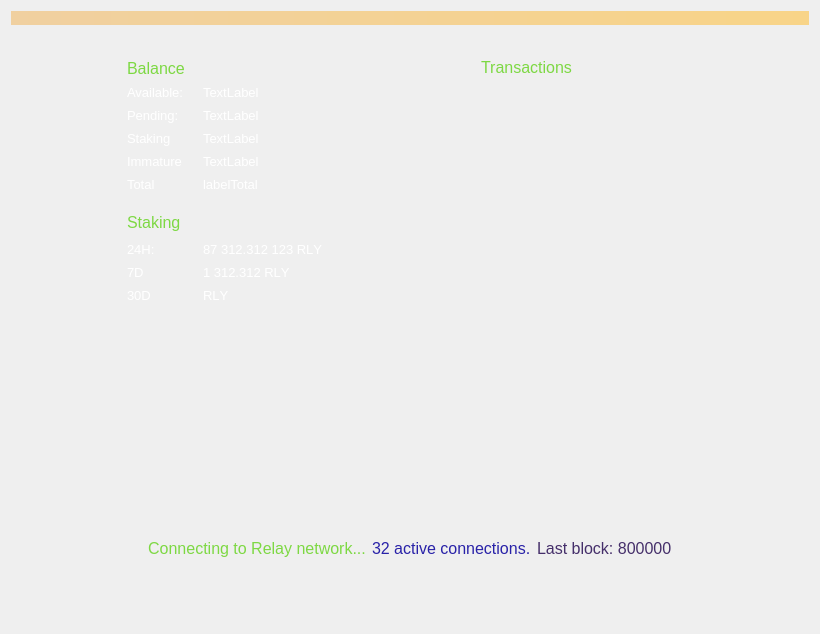
<?xml version="1.0" encoding="UTF-8"?>
<ui version="4.0">
 <class>OverviewPage</class>
 <widget class="QWidget" name="OverviewPage">
  <property name="geometry">
   <rect>
    <x>0</x>
    <y>0</y>
    <width>820</width>
    <height>634</height>
   </rect>
  </property>
  <property name="sizePolicy">
   <sizepolicy hsizetype="MinimumExpanding" vsizetype="MinimumExpanding">
    <horstretch>0</horstretch>
    <verstretch>0</verstretch>
   </sizepolicy>
  </property>
  <property name="maximumSize">
   <size>
    <width>16777215</width>
    <height>16777215</height>
   </size>
  </property>
  <property name="windowTitle">
   <string>Form</string>
  </property>
  <property name="styleSheet">
   <string notr="true"/>
  </property>
  <layout class="QVBoxLayout" name="topLayout">
   <item>
    <widget class="QLabel" name="labelAlerts">
     <property name="visible">
      <bool>false</bool>
     </property>
     <property name="styleSheet">
      <string notr="true">background-color: qlineargradient(x1: 0, y1: 0, x2: 1, y2: 0, stop:0 #F0D0A0, stop:1 #F8D488); color:#000000;</string>
     </property>
     <property name="wordWrap">
      <bool>true</bool>
     </property>
     <property name="margin">
      <number>3</number>
     </property>
    </widget>
   </item>
   <item>
    <spacer name="verticalSpacer">
     <property name="orientation">
      <enum>Qt::Vertical</enum>
     </property>
     <property name="sizeType">
      <enum>QSizePolicy::Fixed</enum>
     </property>
     <property name="sizeHint" stdset="0">
      <size>
       <width>20</width>
       <height>20</height>
      </size>
     </property>
    </spacer>
   </item>
   <item>
    <layout class="QHBoxLayout" name="horizontalLayout_2">
     <property name="sizeConstraint">
      <enum>QLayout::SetMinimumSize</enum>
     </property>
     <item>
      <spacer name="horizontalSpacer">
       <property name="orientation">
        <enum>Qt::Horizontal</enum>
       </property>
       <property name="sizeType">
        <enum>QSizePolicy::Fixed</enum>
       </property>
       <property name="sizeHint" stdset="0">
        <size>
         <width>100</width>
         <height>20</height>
        </size>
       </property>
      </spacer>
     </item>
     <item>
      <layout class="QVBoxLayout" name="verticalLayout_2">
       <property name="sizeConstraint">
        <enum>QLayout::SetNoConstraint</enum>
       </property>
       <property name="leftMargin">
        <number>16</number>
       </property>
       <property name="topMargin">
        <number>7</number>
       </property>
       <property name="rightMargin">
        <number>16</number>
       </property>
       <property name="bottomMargin">
        <number>16</number>
       </property>
       <item>
        <layout class="QHBoxLayout" name="horizontalLayout_3">
         <property name="spacing">
          <number>0</number>
         </property>
         <item>
          <widget class="QLabel" name="label_4">
           <property name="sizePolicy">
            <sizepolicy hsizetype="Minimum" vsizetype="Preferred">
             <horstretch>0</horstretch>
             <verstretch>0</verstretch>
            </sizepolicy>
           </property>
           <property name="font">
            <font>
             <pointsize>-1</pointsize>
            </font>
           </property>
           <property name="styleSheet">
            <string notr="true">color: #7DD843; text-transform: uppercase; font-size: 16px</string>
           </property>
           <property name="text">
            <string>Balance</string>
           </property>
          </widget>
         </item>
         <item>
          <spacer name="horizontalSpacer_11">
           <property name="orientation">
            <enum>Qt::Horizontal</enum>
           </property>
           <property name="sizeType">
            <enum>QSizePolicy::Maximum</enum>
           </property>
           <property name="sizeHint" stdset="0">
            <size>
             <width>10</width>
             <height>20</height>
            </size>
           </property>
          </spacer>
         </item>
         <item>
          <widget class="QPushButton" name="labelWalletStatus">
           <property name="maximumSize">
            <size>
             <width>22</width>
             <height>22</height>
            </size>
           </property>
           <property name="baseSize">
            <size>
             <width>22</width>
             <height>22</height>
            </size>
           </property>
           <property name="styleSheet">
            <string notr="true">border: 0</string>
           </property>
           <property name="text">
            <string/>
           </property>
           <property name="flat">
            <bool>true</bool>
           </property>
          </widget>
         </item>
         <item>
          <spacer name="horizontalSpacer_10">
           <property name="orientation">
            <enum>Qt::Horizontal</enum>
           </property>
           <property name="sizeHint" stdset="0">
            <size>
             <width>40</width>
             <height>20</height>
            </size>
           </property>
          </spacer>
         </item>
        </layout>
       </item>
       <item>
        <layout class="QHBoxLayout" name="horizontalLayout_4">
         <item>
          <layout class="QFormLayout" name="formLayout">
           <property name="sizeConstraint">
            <enum>QLayout::SetNoConstraint</enum>
           </property>
           <property name="labelAlignment">
            <set>Qt::AlignLeading|Qt::AlignLeft|Qt::AlignVCenter</set>
           </property>
           <property name="verticalSpacing">
            <number>-1</number>
           </property>
           <item row="0" column="0">
            <widget class="QLabel" name="label_5">
             <property name="sizePolicy">
              <sizepolicy hsizetype="Minimum" vsizetype="Preferred">
               <horstretch>0</horstretch>
               <verstretch>0</verstretch>
              </sizepolicy>
             </property>
             <property name="minimumSize">
              <size>
               <width>70</width>
               <height>17</height>
              </size>
             </property>
             <property name="maximumSize">
              <size>
               <width>70</width>
               <height>17</height>
              </size>
             </property>
             <property name="font">
              <font>
               <pointsize>10</pointsize>
               <weight>50</weight>
               <bold>false</bold>
               <stylestrategy>PreferAntialias</stylestrategy>
              </font>
             </property>
             <property name="styleSheet">
              <string notr="true">color: #ffffff</string>
             </property>
             <property name="text">
              <string>Available:</string>
             </property>
             <property name="alignment">
              <set>Qt::AlignLeading|Qt::AlignLeft|Qt::AlignVCenter</set>
             </property>
            </widget>
           </item>
           <item row="0" column="1">
            <widget class="QLabel" name="labelBalance">
             <property name="font">
              <font>
               <pointsize>10</pointsize>
               <weight>50</weight>
               <bold>false</bold>
               <stylestrategy>PreferAntialias</stylestrategy>
              </font>
             </property>
             <property name="styleSheet">
              <string notr="true">color: #ffffff</string>
             </property>
             <property name="text">
              <string>TextLabel</string>
             </property>
             <property name="alignment">
              <set>Qt::AlignLeading|Qt::AlignLeft|Qt::AlignVCenter</set>
             </property>
            </widget>
           </item>
           <item row="1" column="0">
            <widget class="QLabel" name="label_7">
             <property name="sizePolicy">
              <sizepolicy hsizetype="Minimum" vsizetype="Preferred">
               <horstretch>0</horstretch>
               <verstretch>0</verstretch>
              </sizepolicy>
             </property>
             <property name="minimumSize">
              <size>
               <width>70</width>
               <height>17</height>
              </size>
             </property>
             <property name="maximumSize">
              <size>
               <width>70</width>
               <height>17</height>
              </size>
             </property>
             <property name="font">
              <font>
               <pointsize>10</pointsize>
               <weight>50</weight>
               <bold>false</bold>
               <stylestrategy>PreferAntialias</stylestrategy>
              </font>
             </property>
             <property name="styleSheet">
              <string notr="true">color: #ffffff</string>
             </property>
             <property name="text">
              <string>Pending:</string>
             </property>
             <property name="alignment">
              <set>Qt::AlignLeading|Qt::AlignLeft|Qt::AlignVCenter</set>
             </property>
            </widget>
           </item>
           <item row="1" column="1">
            <widget class="QLabel" name="labelUnconfirmed">
             <property name="font">
              <font>
               <pointsize>10</pointsize>
               <weight>50</weight>
               <bold>false</bold>
               <stylestrategy>PreferAntialias</stylestrategy>
              </font>
             </property>
             <property name="styleSheet">
              <string notr="true">color: #ffffff</string>
             </property>
             <property name="text">
              <string>TextLabel</string>
             </property>
             <property name="alignment">
              <set>Qt::AlignLeading|Qt::AlignLeft|Qt::AlignVCenter</set>
             </property>
            </widget>
           </item>
           <item row="3" column="0">
            <widget class="QLabel" name="labelImmatureText">
             <property name="sizePolicy">
              <sizepolicy hsizetype="Minimum" vsizetype="Preferred">
               <horstretch>0</horstretch>
               <verstretch>0</verstretch>
              </sizepolicy>
             </property>
             <property name="minimumSize">
              <size>
               <width>70</width>
               <height>17</height>
              </size>
             </property>
             <property name="maximumSize">
              <size>
               <width>70</width>
               <height>17</height>
              </size>
             </property>
             <property name="font">
              <font>
               <pointsize>10</pointsize>
               <weight>50</weight>
               <bold>false</bold>
               <stylestrategy>PreferAntialias</stylestrategy>
              </font>
             </property>
             <property name="styleSheet">
              <string notr="true">color: #ffffff</string>
             </property>
             <property name="text">
              <string>Immature</string>
             </property>
             <property name="alignment">
              <set>Qt::AlignLeading|Qt::AlignLeft|Qt::AlignVCenter</set>
             </property>
            </widget>
           </item>
           <item row="3" column="1">
            <widget class="QLabel" name="labelImmature">
             <property name="font">
              <font>
               <pointsize>10</pointsize>
               <weight>50</weight>
               <bold>false</bold>
               <stylestrategy>PreferAntialias</stylestrategy>
              </font>
             </property>
             <property name="styleSheet">
              <string notr="true">color: #ffffff</string>
             </property>
             <property name="text">
              <string>TextLabel</string>
             </property>
             <property name="alignment">
              <set>Qt::AlignLeading|Qt::AlignLeft|Qt::AlignVCenter</set>
             </property>
            </widget>
           </item>
           <item row="4" column="0">
            <widget class="QLabel" name="label_8">
             <property name="sizePolicy">
              <sizepolicy hsizetype="Minimum" vsizetype="Preferred">
               <horstretch>0</horstretch>
               <verstretch>0</verstretch>
              </sizepolicy>
             </property>
             <property name="minimumSize">
              <size>
               <width>70</width>
               <height>17</height>
              </size>
             </property>
             <property name="maximumSize">
              <size>
               <width>70</width>
               <height>17</height>
              </size>
             </property>
             <property name="font">
              <font>
               <pointsize>10</pointsize>
               <weight>50</weight>
               <bold>false</bold>
               <stylestrategy>PreferAntialias</stylestrategy>
              </font>
             </property>
             <property name="styleSheet">
              <string notr="true">color: #ffffff</string>
             </property>
             <property name="text">
              <string>Total</string>
             </property>
             <property name="alignment">
              <set>Qt::AlignLeading|Qt::AlignLeft|Qt::AlignVCenter</set>
             </property>
            </widget>
           </item>
           <item row="4" column="1">
            <widget class="QLabel" name="labelTotal">
             <property name="font">
              <font>
               <pointsize>10</pointsize>
               <weight>50</weight>
               <bold>false</bold>
               <stylestrategy>PreferAntialias</stylestrategy>
              </font>
             </property>
             <property name="styleSheet">
              <string notr="true">color: #ffffff</string>
             </property>
             <property name="text">
              <string>labelTotal</string>
             </property>
             <property name="alignment">
              <set>Qt::AlignLeading|Qt::AlignLeft|Qt::AlignVCenter</set>
             </property>
            </widget>
           </item>
           <item row="2" column="1">
            <widget class="QLabel" name="labelStaking">
             <property name="font">
              <font>
               <pointsize>10</pointsize>
               <weight>50</weight>
               <bold>false</bold>
               <stylestrategy>PreferAntialias</stylestrategy>
              </font>
             </property>
             <property name="styleSheet">
              <string notr="true">color: #ffffff</string>
             </property>
             <property name="text">
              <string>TextLabel</string>
             </property>
             <property name="alignment">
              <set>Qt::AlignLeading|Qt::AlignLeft|Qt::AlignVCenter</set>
             </property>
            </widget>
           </item>
           <item row="2" column="0">
            <widget class="QLabel" name="labelStakingText">
             <property name="sizePolicy">
              <sizepolicy hsizetype="Minimum" vsizetype="Preferred">
               <horstretch>0</horstretch>
               <verstretch>0</verstretch>
              </sizepolicy>
             </property>
             <property name="minimumSize">
              <size>
               <width>70</width>
               <height>17</height>
              </size>
             </property>
             <property name="maximumSize">
              <size>
               <width>70</width>
               <height>17</height>
              </size>
             </property>
             <property name="font">
              <font>
               <pointsize>10</pointsize>
               <weight>50</weight>
               <bold>false</bold>
               <stylestrategy>PreferAntialias</stylestrategy>
              </font>
             </property>
             <property name="styleSheet">
              <string notr="true">color: #ffffff</string>
             </property>
             <property name="text">
              <string>Staking</string>
             </property>
             <property name="alignment">
              <set>Qt::AlignLeading|Qt::AlignLeft|Qt::AlignVCenter</set>
             </property>
            </widget>
           </item>
          </layout>
         </item>
         <item>
          <spacer name="horizontalSpacer_4">
           <property name="orientation">
            <enum>Qt::Horizontal</enum>
           </property>
           <property name="sizeHint" stdset="0">
            <size>
             <width>40</width>
             <height>20</height>
            </size>
           </property>
          </spacer>
         </item>
        </layout>
       </item>
       <item>
        <spacer name="verticalSpacer_5">
         <property name="orientation">
          <enum>Qt::Vertical</enum>
         </property>
         <property name="sizeType">
          <enum>QSizePolicy::Maximum</enum>
         </property>
         <property name="sizeHint" stdset="0">
          <size>
           <width>20</width>
           <height>10</height>
          </size>
         </property>
        </spacer>
       </item>
       <item>
        <layout class="QHBoxLayout" name="horizontalLayout_7">
         <property name="spacing">
          <number>0</number>
         </property>
         <item>
          <widget class="QLabel" name="label_11">
           <property name="font">
            <font>
             <pointsize>-1</pointsize>
            </font>
           </property>
           <property name="styleSheet">
            <string notr="true">color: #7DD843; text-transform: uppercase; font-size: 16px</string>
           </property>
           <property name="text">
            <string>Staking</string>
           </property>
           <property name="alignment">
            <set>Qt::AlignLeading|Qt::AlignLeft|Qt::AlignVCenter</set>
           </property>
          </widget>
         </item>
         <item>
          <spacer name="horizontalSpacer_8">
           <property name="orientation">
            <enum>Qt::Horizontal</enum>
           </property>
           <property name="sizeType">
            <enum>QSizePolicy::Maximum</enum>
           </property>
           <property name="sizeHint" stdset="0">
            <size>
             <width>10</width>
             <height>20</height>
            </size>
           </property>
          </spacer>
         </item>
         <item>
          <widget class="QPushButton" name="unlockStakingButton">
           <property name="minimumSize">
            <size>
             <width>26</width>
             <height>26</height>
            </size>
           </property>
           <property name="maximumSize">
            <size>
             <width>26</width>
             <height>26</height>
            </size>
           </property>
           <property name="styleSheet">
            <string notr="true">border: 0</string>
           </property>
           <property name="text">
            <string/>
           </property>
          </widget>
         </item>
         <item>
          <spacer name="horizontalSpacer_9">
           <property name="orientation">
            <enum>Qt::Horizontal</enum>
           </property>
           <property name="sizeHint" stdset="0">
            <size>
             <width>40</width>
             <height>20</height>
            </size>
           </property>
          </spacer>
         </item>
        </layout>
       </item>
       <item>
        <layout class="QHBoxLayout" name="horizontalLayout_6">
         <item>
          <layout class="QFormLayout" name="formLayout_2">
           <property name="labelAlignment">
            <set>Qt::AlignLeading|Qt::AlignLeft|Qt::AlignVCenter</set>
           </property>
           <item row="1" column="0">
            <widget class="QLabel" name="label_10">
             <property name="sizePolicy">
              <sizepolicy hsizetype="Minimum" vsizetype="Preferred">
               <horstretch>0</horstretch>
               <verstretch>0</verstretch>
              </sizepolicy>
             </property>
             <property name="minimumSize">
              <size>
               <width>70</width>
               <height>17</height>
              </size>
             </property>
             <property name="maximumSize">
              <size>
               <width>70</width>
               <height>17</height>
              </size>
             </property>
             <property name="font">
              <font>
               <pointsize>10</pointsize>
               <weight>50</weight>
               <bold>false</bold>
               <stylestrategy>PreferAntialias</stylestrategy>
              </font>
             </property>
             <property name="styleSheet">
              <string notr="true">color: #ffffff</string>
             </property>
             <property name="text">
              <string>24H:</string>
             </property>
             <property name="alignment">
              <set>Qt::AlignLeading|Qt::AlignLeft|Qt::AlignVCenter</set>
             </property>
            </widget>
           </item>
           <item row="1" column="1">
            <widget class="QLabel" name="label24hStakingStats">
             <property name="font">
              <font>
               <pointsize>10</pointsize>
               <weight>50</weight>
               <bold>false</bold>
               <stylestrategy>PreferAntialias</stylestrategy>
               <kerning>false</kerning>
              </font>
             </property>
             <property name="styleSheet">
              <string notr="true">color: #ffffff</string>
             </property>
             <property name="text">
              <string>87 312.312 123 RLY</string>
             </property>
             <property name="alignment">
              <set>Qt::AlignLeading|Qt::AlignLeft|Qt::AlignVCenter</set>
             </property>
            </widget>
           </item>
           <item row="2" column="0">
            <widget class="QLabel" name="label_13">
             <property name="sizePolicy">
              <sizepolicy hsizetype="Minimum" vsizetype="Preferred">
               <horstretch>0</horstretch>
               <verstretch>0</verstretch>
              </sizepolicy>
             </property>
             <property name="minimumSize">
              <size>
               <width>70</width>
               <height>17</height>
              </size>
             </property>
             <property name="maximumSize">
              <size>
               <width>70</width>
               <height>17</height>
              </size>
             </property>
             <property name="font">
              <font>
               <pointsize>10</pointsize>
               <weight>50</weight>
               <bold>false</bold>
               <stylestrategy>PreferAntialias</stylestrategy>
               <kerning>false</kerning>
              </font>
             </property>
             <property name="styleSheet">
              <string notr="true">color: #ffffff</string>
             </property>
             <property name="text">
              <string>7D</string>
             </property>
             <property name="alignment">
              <set>Qt::AlignLeading|Qt::AlignLeft|Qt::AlignVCenter</set>
             </property>
            </widget>
           </item>
           <item row="2" column="1">
            <widget class="QLabel" name="label7dStakingStats">
             <property name="font">
              <font>
               <pointsize>10</pointsize>
               <weight>50</weight>
               <bold>false</bold>
               <stylestrategy>PreferAntialias</stylestrategy>
               <kerning>false</kerning>
              </font>
             </property>
             <property name="styleSheet">
              <string notr="true">color: #ffffff</string>
             </property>
             <property name="text">
              <string>1 312.312 RLY</string>
             </property>
             <property name="alignment">
              <set>Qt::AlignLeading|Qt::AlignLeft|Qt::AlignVCenter</set>
             </property>
            </widget>
           </item>
           <item row="3" column="0">
            <widget class="QLabel" name="label_14">
             <property name="sizePolicy">
              <sizepolicy hsizetype="Minimum" vsizetype="Preferred">
               <horstretch>0</horstretch>
               <verstretch>0</verstretch>
              </sizepolicy>
             </property>
             <property name="minimumSize">
              <size>
               <width>70</width>
               <height>17</height>
              </size>
             </property>
             <property name="maximumSize">
              <size>
               <width>70</width>
               <height>17</height>
              </size>
             </property>
             <property name="font">
              <font>
               <pointsize>10</pointsize>
               <weight>50</weight>
               <bold>false</bold>
               <stylestrategy>PreferAntialias</stylestrategy>
               <kerning>false</kerning>
              </font>
             </property>
             <property name="styleSheet">
              <string notr="true">color: #ffffff</string>
             </property>
             <property name="text">
              <string>30D</string>
             </property>
             <property name="alignment">
              <set>Qt::AlignLeading|Qt::AlignLeft|Qt::AlignVCenter</set>
             </property>
            </widget>
           </item>
           <item row="3" column="1">
            <widget class="QLabel" name="label30dStakingStats">
             <property name="font">
              <font>
               <pointsize>10</pointsize>
               <weight>50</weight>
               <bold>false</bold>
               <stylestrategy>PreferAntialias</stylestrategy>
               <kerning>false</kerning>
              </font>
             </property>
             <property name="styleSheet">
              <string notr="true">color: #ffffff</string>
             </property>
             <property name="text">
              <string>RLY</string>
             </property>
             <property name="alignment">
              <set>Qt::AlignLeading|Qt::AlignLeft|Qt::AlignVCenter</set>
             </property>
            </widget>
           </item>
          </layout>
         </item>
         <item>
          <spacer name="horizontalSpacer_7">
           <property name="orientation">
            <enum>Qt::Horizontal</enum>
           </property>
           <property name="sizeHint" stdset="0">
            <size>
             <width>40</width>
             <height>20</height>
            </size>
           </property>
          </spacer>
         </item>
        </layout>
       </item>
       <item>
        <widget class="QLabel" name="stakingStatusLabel">
         <property name="sizePolicy">
          <sizepolicy hsizetype="Expanding" vsizetype="Preferred">
           <horstretch>0</horstretch>
           <verstretch>0</verstretch>
          </sizepolicy>
         </property>
         <property name="minimumSize">
          <size>
           <width>235</width>
           <height>0</height>
          </size>
         </property>
         <property name="maximumSize">
          <size>
           <width>235</width>
           <height>16777215</height>
          </size>
         </property>
         <property name="styleSheet">
          <string notr="true">color: #7DD843;  font-size: 13px; margin-top:6px</string>
         </property>
         <property name="text">
          <string/>
         </property>
         <property name="wordWrap">
          <bool>true</bool>
         </property>
        </widget>
       </item>
       <item>
        <widget class="QLabel" name="votingStatusLabel">
         <property name="sizePolicy">
          <sizepolicy hsizetype="Expanding" vsizetype="Preferred">
           <horstretch>0</horstretch>
           <verstretch>0</verstretch>
          </sizepolicy>
         </property>
         <property name="minimumSize">
          <size>
           <width>235</width>
           <height>0</height>
          </size>
         </property>
         <property name="maximumSize">
          <size>
           <width>235</width>
           <height>16777215</height>
          </size>
         </property>
         <property name="styleSheet">
          <string notr="true">color: #616998;  font-size: 13px; margin-top:6px</string>
         </property>
         <property name="text">
          <string/>
         </property>
         <property name="wordWrap">
          <bool>true</bool>
         </property>
        </widget>
       </item>
       <item>
        <spacer name="verticalSpacer_4">
         <property name="orientation">
          <enum>Qt::Vertical</enum>
         </property>
         <property name="sizeHint" stdset="0">
          <size>
           <width>20</width>
           <height>40</height>
          </size>
         </property>
        </spacer>
       </item>
      </layout>
     </item>
     <item>
      <spacer name="horizontalSpacer_2">
       <property name="orientation">
        <enum>Qt::Horizontal</enum>
       </property>
       <property name="sizeType">
        <enum>QSizePolicy::Fixed</enum>
       </property>
       <property name="sizeHint" stdset="0">
        <size>
         <width>80</width>
         <height>20</height>
        </size>
       </property>
      </spacer>
     </item>
     <item>
      <layout class="QVBoxLayout" name="verticalLayout_3">
       <property name="leftMargin">
        <number>16</number>
       </property>
       <property name="topMargin">
        <number>7</number>
       </property>
       <property name="rightMargin">
        <number>16</number>
       </property>
       <property name="bottomMargin">
        <number>16</number>
       </property>
       <item>
        <layout class="QVBoxLayout" name="verticalLayout_4">
         <item>
          <layout class="QHBoxLayout" name="horizontalLayout_5">
           <item>
            <widget class="QLabel" name="label_12">
             <property name="sizePolicy">
              <sizepolicy hsizetype="Preferred" vsizetype="Maximum">
               <horstretch>0</horstretch>
               <verstretch>0</verstretch>
              </sizepolicy>
             </property>
             <property name="maximumSize">
              <size>
               <width>16777215</width>
               <height>19</height>
              </size>
             </property>
             <property name="font">
              <font>
               <pointsize>-1</pointsize>
              </font>
             </property>
             <property name="styleSheet">
              <string notr="true">color: #7DD843; text-transform: uppercase; font-size: 16px;</string>
             </property>
             <property name="text">
              <string>Transactions</string>
             </property>
            </widget>
           </item>
           <item>
            <spacer name="horizontalSpacer_12">
             <property name="orientation">
              <enum>Qt::Horizontal</enum>
             </property>
             <property name="sizeHint" stdset="0">
              <size>
               <width>40</width>
               <height>20</height>
              </size>
             </property>
            </spacer>
           </item>
          </layout>
         </item>
         <item>
          <spacer name="verticalSpacer_6">
           <property name="orientation">
            <enum>Qt::Vertical</enum>
           </property>
           <property name="sizeType">
            <enum>QSizePolicy::Maximum</enum>
           </property>
           <property name="sizeHint" stdset="0">
            <size>
             <width>20</width>
             <height>4</height>
            </size>
           </property>
          </spacer>
         </item>
         <item>
          <widget class="ListView" name="listTransactions" native="true">
           <property name="styleSheet">
            <string notr="true">background-color: transparent;color: white ;border:0</string>
           </property>
          </widget>
         </item>
        </layout>
       </item>
      </layout>
     </item>
     <item>
      <spacer name="horizontalSpacer_3">
       <property name="orientation">
        <enum>Qt::Horizontal</enum>
       </property>
       <property name="sizeType">
        <enum>QSizePolicy::Fixed</enum>
       </property>
       <property name="sizeHint" stdset="0">
        <size>
         <width>100</width>
         <height>20</height>
        </size>
       </property>
      </spacer>
     </item>
    </layout>
   </item>
   <item>
    <layout class="QHBoxLayout" name="horizontalLayout">
     <property name="sizeConstraint">
      <enum>QLayout::SetMinimumSize</enum>
     </property>
     <item>
      <spacer name="horizontalSpacer_5">
       <property name="orientation">
        <enum>Qt::Horizontal</enum>
       </property>
       <property name="sizeHint" stdset="0">
        <size>
         <width>40</width>
         <height>20</height>
        </size>
       </property>
      </spacer>
     </item>
     <item>
      <widget class="QLabel" name="statusTitle">
       <property name="sizePolicy">
        <sizepolicy hsizetype="Minimum" vsizetype="Preferred">
         <horstretch>0</horstretch>
         <verstretch>0</verstretch>
        </sizepolicy>
       </property>
       <property name="minimumSize">
        <size>
         <width>0</width>
         <height>60</height>
        </size>
       </property>
       <property name="font">
        <font>
         <pointsize>12</pointsize>
        </font>
       </property>
       <property name="styleSheet">
        <string notr="true">color: #7DD843</string>
       </property>
       <property name="text">
        <string>Connecting to Relay network...</string>
       </property>
       <property name="alignment">
        <set>Qt::AlignCenter</set>
       </property>
      </widget>
     </item>
     <item>
      <widget class="QLabel" name="statusTitleConnections">
       <property name="sizePolicy">
        <sizepolicy hsizetype="Minimum" vsizetype="Preferred">
         <horstretch>0</horstretch>
         <verstretch>0</verstretch>
        </sizepolicy>
       </property>
       <property name="font">
        <font>
         <pointsize>12</pointsize>
        </font>
       </property>
       <property name="visible">
        <bool>false</bool>
       </property>
       <property name="styleSheet">
        <string notr="true">color: #2922a8</string>
       </property>
       <property name="text">
        <string>32 active connections.</string>
       </property>
      </widget>
     </item>
     <item>
      <widget class="QLabel" name="statusTitleBlocks">
       <property name="sizePolicy">
        <sizepolicy hsizetype="Minimum" vsizetype="Preferred">
         <horstretch>0</horstretch>
         <verstretch>0</verstretch>
        </sizepolicy>
       </property>
       <property name="font">
        <font>
         <pointsize>12</pointsize>
        </font>
       </property>
       <property name="visible">
        <bool>false</bool>
       </property>
       <property name="styleSheet">
        <string notr="true">color: #452f6a</string>
       </property>
       <property name="text">
        <string>Last block: 800000</string>
       </property>
      </widget>
     </item>
     <item>
      <spacer name="horizontalSpacer_6">
       <property name="orientation">
        <enum>Qt::Horizontal</enum>
       </property>
       <property name="sizeHint" stdset="0">
        <size>
         <width>40</width>
         <height>20</height>
        </size>
       </property>
      </spacer>
     </item>
    </layout>
   </item>
   <item>
    <spacer name="verticalSpacer_3">
     <property name="orientation">
      <enum>Qt::Vertical</enum>
     </property>
     <property name="sizeType">
      <enum>QSizePolicy::Fixed</enum>
     </property>
     <property name="sizeHint" stdset="0">
      <size>
       <width>20</width>
       <height>45</height>
      </size>
     </property>
    </spacer>
   </item>
  </layout>
 </widget>
 <customwidgets>
  <customwidget>
   <class>ListView</class>
   <extends>QWidget</extends>
   <header>listview.h</header>
  </customwidget>
 </customwidgets>
 <resources/>
 <connections/>
</ui>
